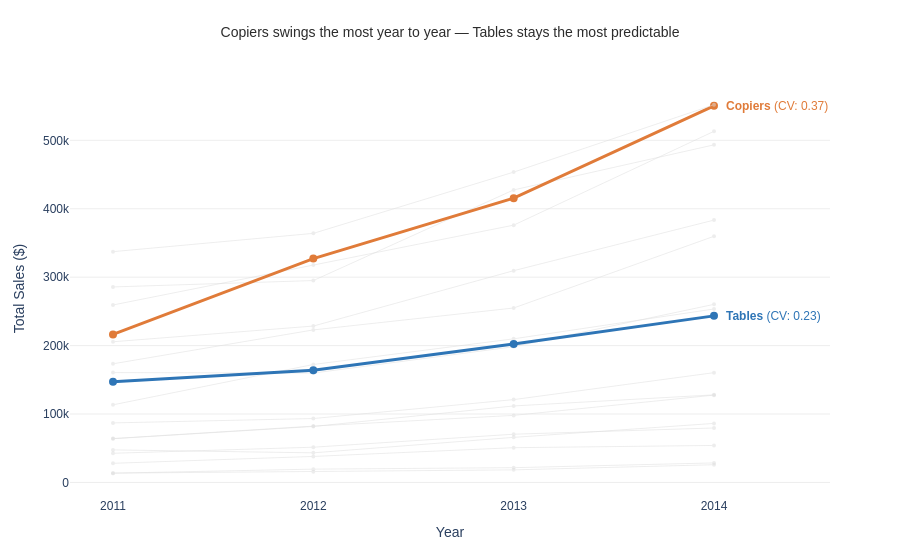

Here is the notebook cell this chart was saved with:
### Markdown cell above
### Q8: Which product sub-categories show the most volatile sales patterns across years, and which are the most stable?

### Code cell
sub_year = df.groupby(['Sub-Category', 'Year'])['Sales'].sum().reset_index()

# Volatility = coefficient of variation (std / mean) across the 4 years per sub-category
pivot = sub_year.pivot(index='Sub-Category', columns='Year', values='Sales')
cv = (pivot.std(axis=1) / pivot.mean(axis=1)).sort_values(ascending=False)

most_volatile = cv.index[0]
most_stable = cv.index[-1]

# Colour map: grey everything, highlight the most volatile (orange) and most stable (blue)
color_map = {sc: '#DDDDDD' for sc in sub_year['Sub-Category'].unique()}
color_map[most_volatile] = '#E07B39'
color_map[most_stable] = '#2E75B6'

# ── Step 1: Plotly Express base chart ─────────────────────────────────────
fig = px.line(
    sub_year, x='Year', y='Sales', color='Sub-Category',
    color_discrete_map=color_map,
    labels={'Sales': 'Total Sales ($)', 'Year': 'Year'},
    markers=True
)

# ── Step 2: Line weight — highlighted sub-categories thicker ───────────────
fig.update_traces(line=dict(width=1), marker=dict(size=4), opacity=0.5, showlegend=False)
fig.update_traces(line=dict(width=3), marker=dict(size=8), opacity=1,
                   selector=dict(name=most_volatile))
fig.update_traces(line=dict(width=3), marker=dict(size=8), opacity=1,
                   selector=dict(name=most_stable))

# ── Step 3: Direct labels for the two highlighted lines only ───────────────
for sc, color in [(most_volatile, '#E07B39'), (most_stable, '#2E75B6')]:
    pt = sub_year[(sub_year['Sub-Category'] == sc) & (sub_year['Year'] == sub_year['Year'].max())]
    fig.add_annotation(
        x=pt['Year'].values[0], y=pt['Sales'].values[0],
        text=f'<b>{sc}</b> (CV: {cv[sc]:.2f})', showarrow=False,
        xanchor='left', xshift=10,
        font=dict(color=color, size=12, family='Arial')
    )

# ── Step 4: Customisation ──────────────────────────────────────────────────
fig.update_layout(
    title=dict(
        text=f'{most_volatile} swings the most year to year — {most_stable} stays the most predictable',
        font=dict(family='Arial', size=14, color='#2C2C2C'),
        x=0.5, xanchor='center', y=0.95
    ),
    font=dict(family='Arial', size=12),
    plot_bgcolor='white', paper_bgcolor='white',
    xaxis=dict(title='Year', showgrid=False, tickmode='array', tickvals=sub_year['Year'].unique()),
    yaxis=dict(gridcolor='#EEEEEE', title='Total Sales ($)', zeroline=False),
    margin=dict(l=70, r=70, t=80, b=50),
    height=550, width=900
)

fig.show()

### Figure 1 — Plotly figure (JSON) as saved in the notebook; plotly's stock layout.template omitted (floating-point values rounded to 4 significant figures)
{"data": [{"hovertemplate": "Sub-Category=Accessories<br>Year=%{x}<br>Total Sales ($)=%{y}<extra></extra>", "legendgroup": "Accessories", "line": {"color": "#DDDDDD", "dash": "solid", "width": 1}, "marker": {"size": 4, "symbol": "circle"}, "mode": "lines+markers", "name": "Accessories", "opacity": 0.5, "orientation": "v", "showlegend": false, "type": "scatter", "x": [2011, 2012, 2013, 2014], "xaxis": "x", "y": [113470, 172404, 209916, 253517], "yaxis": "y"}, {"hovertemplate": "Sub-Category=Appliances<br>Year=%{x}<br>Total Sales ($)=%{y}<extra></extra>", "legendgroup": "Appliances", "line": {"color": "#DDDDDD", "dash": "solid", "width": 1}, "marker": {"size": 4, "symbol": "circle"}, "mode": "lines+markers", "name": "Appliances", "opacity": 0.5, "orientation": "v", "showlegend": false, "type": "scatter", "x": [2011, 2012, 2013, 2014], "xaxis": "x", "y": [173391, 222944, 254955, 359791], "yaxis": "y"}, {"hovertemplate": "Sub-Category=Art<br>Year=%{x}<br>Total Sales ($)=%{y}<extra></extra>", "legendgroup": "Art", "line": {"color": "#DDDDDD", "dash": "solid", "width": 1}, "marker": {"size": 4, "symbol": "circle"}, "mode": "lines+markers", "name": "Art", "opacity": 0.5, "orientation": "v", "showlegend": false, "type": "scatter", "x": [2011, 2012, 2013, 2014], "xaxis": "x", "y": [64162, 82370, 98021, 127610], "yaxis": "y"}, {"hovertemplate": "Sub-Category=Binders<br>Year=%{x}<br>Total Sales ($)=%{y}<extra></extra>", "legendgroup": "Binders", "line": {"color": "#DDDDDD", "dash": "solid", "width": 1}, "marker": {"size": 4, "symbol": "circle"}, "mode": "lines+markers", "name": "Binders", "opacity": 0.5, "orientation": "v", "showlegend": false, "type": "scatter", "x": [2011, 2012, 2013, 2014], "xaxis": "x", "y": [87013, 93412, 121086, 160441], "yaxis": "y"}, {"hovertemplate": "Sub-Category=Bookcases<br>Year=%{x}<br>Total Sales ($)=%{y}<extra></extra>", "legendgroup": "Bookcases", "line": {"color": "#DDDDDD", "dash": "solid", "width": 1}, "marker": {"size": 4, "symbol": "circle"}, "mode": "lines+markers", "name": "Bookcases", "opacity": 0.5, "orientation": "v", "showlegend": false, "type": "scatter", "x": [2011, 2012, 2013, 2014], "xaxis": "x", "y": [259388, 317950, 376037, 513184], "yaxis": "y"}, {"hovertemplate": "Sub-Category=Chairs<br>Year=%{x}<br>Total Sales ($)=%{y}<extra></extra>", "legendgroup": "Chairs", "line": {"color": "#DDDDDD", "dash": "solid", "width": 1}, "marker": {"size": 4, "symbol": "circle"}, "mode": "lines+markers", "name": "Chairs", "opacity": 0.5, "orientation": "v", "showlegend": false, "type": "scatter", "x": [2011, 2012, 2013, 2014], "xaxis": "x", "y": [285714, 295066, 427522, 493380], "yaxis": "y"}, {"hovertemplate": "Sub-Category=Copiers<br>Year=%{x}<br>Total Sales ($)=%{y}<extra></extra>", "legendgroup": "Copiers", "line": {"color": "#E07B39", "dash": "solid", "width": 3}, "marker": {"size": 8, "symbol": "circle"}, "mode": "lines+markers", "name": "Copiers", "opacity": 1, "orientation": "v", "showlegend": false, "type": "scatter", "x": [2011, 2012, 2013, 2014], "xaxis": "x", "y": [216380, 327167, 415510, 550382], "yaxis": "y"}, {"hovertemplate": "Sub-Category=Envelopes<br>Year=%{x}<br>Total Sales ($)=%{y}<extra></extra>", "legendgroup": "Envelopes", "line": {"color": "#DDDDDD", "dash": "solid", "width": 1}, "marker": {"size": 4, "symbol": "circle"}, "mode": "lines+markers", "name": "Envelopes", "opacity": 0.5, "orientation": "v", "showlegend": false, "type": "scatter", "x": [2011, 2012, 2013, 2014], "xaxis": "x", "y": [27988, 38023, 50813, 54102], "yaxis": "y"}, {"hovertemplate": "Sub-Category=Fasteners<br>Year=%{x}<br>Total Sales ($)=%{y}<extra></extra>", "legendgroup": "Fasteners", "line": {"color": "#DDDDDD", "dash": "solid", "width": 1}, "marker": {"size": 4, "symbol": "circle"}, "mode": "lines+markers", "name": "Fasteners", "opacity": 0.5, "orientation": "v", "showlegend": false, "type": "scatter", "x": [2011, 2012, 2013, 2014], "xaxis": "x", "y": [13605, 19485, 21603, 28561], "yaxis": "y"}, {"hovertemplate": "Sub-Category=Furnishings<br>Year=%{x}<br>Total Sales ($)=%{y}<extra></extra>", "legendgroup": "Furnishings", "line": {"color": "#DDDDDD", "dash": "solid", "width": 1}, "marker": {"size": 4, "symbol": "circle"}, "mode": "lines+markers", "name": "Furnishings", "opacity": 0.5, "orientation": "v", "showlegend": false, "type": "scatter", "x": [2011, 2012, 2013, 2014], "xaxis": "x", "y": [63941, 81810, 111821, 128037], "yaxis": "y"}, {"hovertemplate": "Sub-Category=Labels<br>Year=%{x}<br>Total Sales ($)=%{y}<extra></extra>", "legendgroup": "Labels", "line": {"color": "#DDDDDD", "dash": "solid", "width": 1}, "marker": {"size": 4, "symbol": "circle"}, "mode": "lines+markers", "name": "Labels", "opacity": 0.5, "orientation": "v", "showlegend": false, "type": "scatter", "x": [2011, 2012, 2013, 2014], "xaxis": "x", "y": [13614, 15517, 18393, 25909], "yaxis": "y"}, {"hovertemplate": "Sub-Category=Machines<br>Year=%{x}<br>Total Sales ($)=%{y}<extra></extra>", "legendgroup": "Machines", "line": {"color": "#DDDDDD", "dash": "solid", "width": 1}, "marker": {"size": 4, "symbol": "circle"}, "mode": "lines+markers", "name": "Machines", "opacity": 0.5, "orientation": "v", "showlegend": false, "type": "scatter", "x": [2011, 2012, 2013, 2014], "xaxis": "x", "y": [160550, 159862, 198373, 260286], "yaxis": "y"}, {"hovertemplate": "Sub-Category=Paper<br>Year=%{x}<br>Total Sales ($)=%{y}<extra></extra>", "legendgroup": "Paper", "line": {"color": "#DDDDDD", "dash": "solid", "width": 1}, "marker": {"size": 4, "symbol": "circle"}, "mode": "lines+markers", "name": "Paper", "opacity": 0.5, "orientation": "v", "showlegend": false, "type": "scatter", "x": [2011, 2012, 2013, 2014], "xaxis": "x", "y": [42652, 51514, 70514, 79627], "yaxis": "y"}, {"hovertemplate": "Sub-Category=Phones<br>Year=%{x}<br>Total Sales ($)=%{y}<extra></extra>", "legendgroup": "Phones", "line": {"color": "#DDDDDD", "dash": "solid", "width": 1}, "marker": {"size": 4, "symbol": "circle"}, "mode": "lines+markers", "name": "Phones", "opacity": 0.5, "orientation": "v", "showlegend": false, "type": "scatter", "x": [2011, 2012, 2013, 2014], "xaxis": "x", "y": [337298, 364034, 453529, 552013], "yaxis": "y"}, {"hovertemplate": "Sub-Category=Storage<br>Year=%{x}<br>Total Sales ($)=%{y}<extra></extra>", "legendgroup": "Storage", "line": {"color": "#DDDDDD", "dash": "solid", "width": 1}, "marker": {"size": 4, "symbol": "circle"}, "mode": "lines+markers", "name": "Storage", "opacity": 0.5, "orientation": "v", "showlegend": false, "type": "scatter", "x": [2011, 2012, 2013, 2014], "xaxis": "x", "y": [205629, 228560, 309492, 383443], "yaxis": "y"}, {"hovertemplate": "Sub-Category=Supplies<br>Year=%{x}<br>Total Sales ($)=%{y}<extra></extra>", "legendgroup": "Supplies", "line": {"color": "#DDDDDD", "dash": "solid", "width": 1}, "marker": {"size": 4, "symbol": "circle"}, "mode": "lines+markers", "name": "Supplies", "opacity": 0.5, "orientation": "v", "showlegend": false, "type": "scatter", "x": [2011, 2012, 2013, 2014], "xaxis": "x", "y": [47588, 43288, 65916, 86298], "yaxis": "y"}, {"hovertemplate": "Sub-Category=Tables<br>Year=%{x}<br>Total Sales ($)=%{y}<extra></extra>", "legendgroup": "Tables", "line": {"color": "#2E75B6", "dash": "solid", "width": 3}, "marker": {"size": 8, "symbol": "circle"}, "mode": "lines+markers", "name": "Tables", "opacity": 1, "orientation": "v", "showlegend": false, "type": "scatter", "x": [2011, 2012, 2013, 2014], "xaxis": "x", "y": [147128, 164087, 202359, 243460], "yaxis": "y"}], "layout": {"annotations": [{"font": {"color": "#E07B39", "family": "Arial", "size": 12}, "showarrow": false, "text": "<b>Copiers</b> (CV: 0.37)", "x": 2014, "xanchor": "left", "xshift": 10, "y": 550382}, {"font": {"color": "#2E75B6", "family": "Arial", "size": 12}, "showarrow": false, "text": "<b>Tables</b> (CV: 0.23)", "x": 2014, "xanchor": "left", "xshift": 10, "y": 243460}], "font": {"family": "Arial", "size": 12}, "height": 550, "legend": {"title": {"text": "Sub-Category"}, "tracegroupgap": 0}, "margin": {"b": 50, "l": 70, "r": 70, "t": 80}, "paper_bgcolor": "white", "plot_bgcolor": "white", "title": {"font": {"color": "#2C2C2C", "family": "Arial", "size": 14}, "text": "Copiers swings the most year to year — Tables stays the most predictable", "x": 0.5, "xanchor": "center", "y": 0.95}, "width": 900, "xaxis": {"anchor": "y", "domain": [0, 1], "showgrid": false, "tickmode": "array", "tickvals": [2011, 2012, 2013, 2014], "title": {"text": "Year"}}, "yaxis": {"anchor": "x", "domain": [0, 1], "gridcolor": "#EEEEEE", "title": {"text": "Total Sales ($)"}, "zeroline": false}}}
